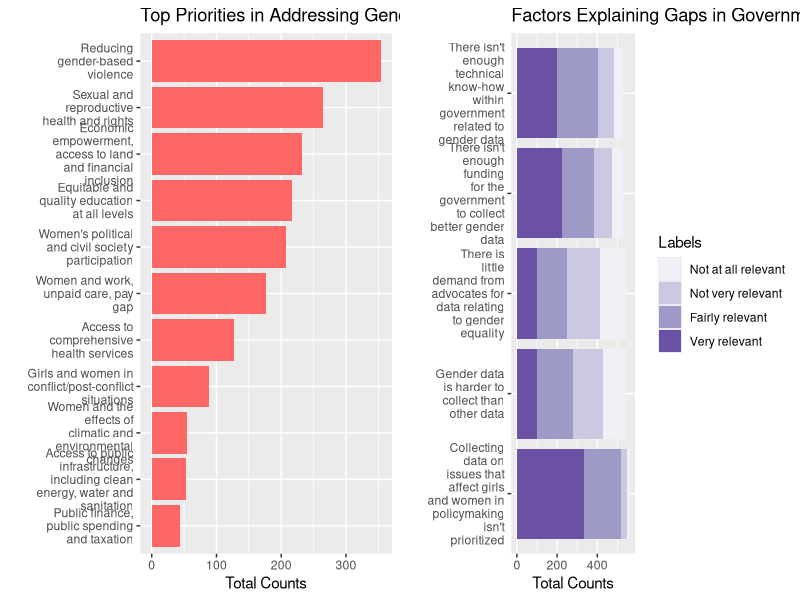

Recreate this plot in R.
### R-Learning - Generate Bar Charts ###
### Author: Gwendoline Tan (@gwennisme) ###
### Data Source: Makeover Monday 2018 Week 39 ###

### Load the libraries required ###
library(ggplot2)
library(dplyr)
library(grid)
library(gridExtra)
library(stringr)

### Retrieve data for processing ###

raw_data <- read.csv("EM2030 Advocates Survey extract - Makeover Monday.csv")

### Filter data for processing ###

priority_data <- raw_data %>% filter(Question.Grouping == "What should be the three biggest priorities today in relation to gender equality?" & Value == 1 & Labels != "Don't know" & Labels != "None of the above") %>% select(Value, Labels) %>% group_by(Labels) %>% summarise(counts = n()) %>% arrange(desc(counts))

govt_data <- raw_data %>% filter(Question.Grouping == "To what extent are the following factors relevant in explaining gaps in government data sources relating to gender equality?" & Labels != "Don't know" & Labels != "No answer") %>% mutate(Labels = factor(Labels, levels = c("Not at all relevant", "Not very relevant", "Fairly relevant", "Very relevant"))) %>% select(Wording, Value, Labels) %>% group_by(Wording, Labels, Value) %>% summarise(counts = n()) %>% arrange(Wording, Value)

### Plot bar chart (Top priorities in gender equality) ###

genderEqualityPlot <- ggplot(data = priority_data)+ geom_bar(mapping = aes(x = reorder(Labels, counts), y = counts), stat = "identity", fill="#FF6666") + coord_flip() + scale_x_discrete(labels=function(x) str_wrap(x, width=18)) + labs(x = "", y = "Total Counts", title = "Top Priorities in Addressing Gender Equality")

### Plot stacked bar chart (Factors explaning gaps in government sources) ###

gapsPlot <- ggplot(data = govt_data) + geom_bar(mapping = aes(x = Wording, y = counts, fill = Labels), stat = "identity") + coord_flip() + scale_fill_brewer(palette = 12) + scale_x_discrete(labels=function(x) str_wrap(x, width=13)) + labs(x = "", y = "Total Counts", title = "Factors Explaining Gaps in Government Data Sources")

### Plot both charts on the same page ###

grid.arrange(genderEqualityPlot, gapsPlot, ncol=2)
